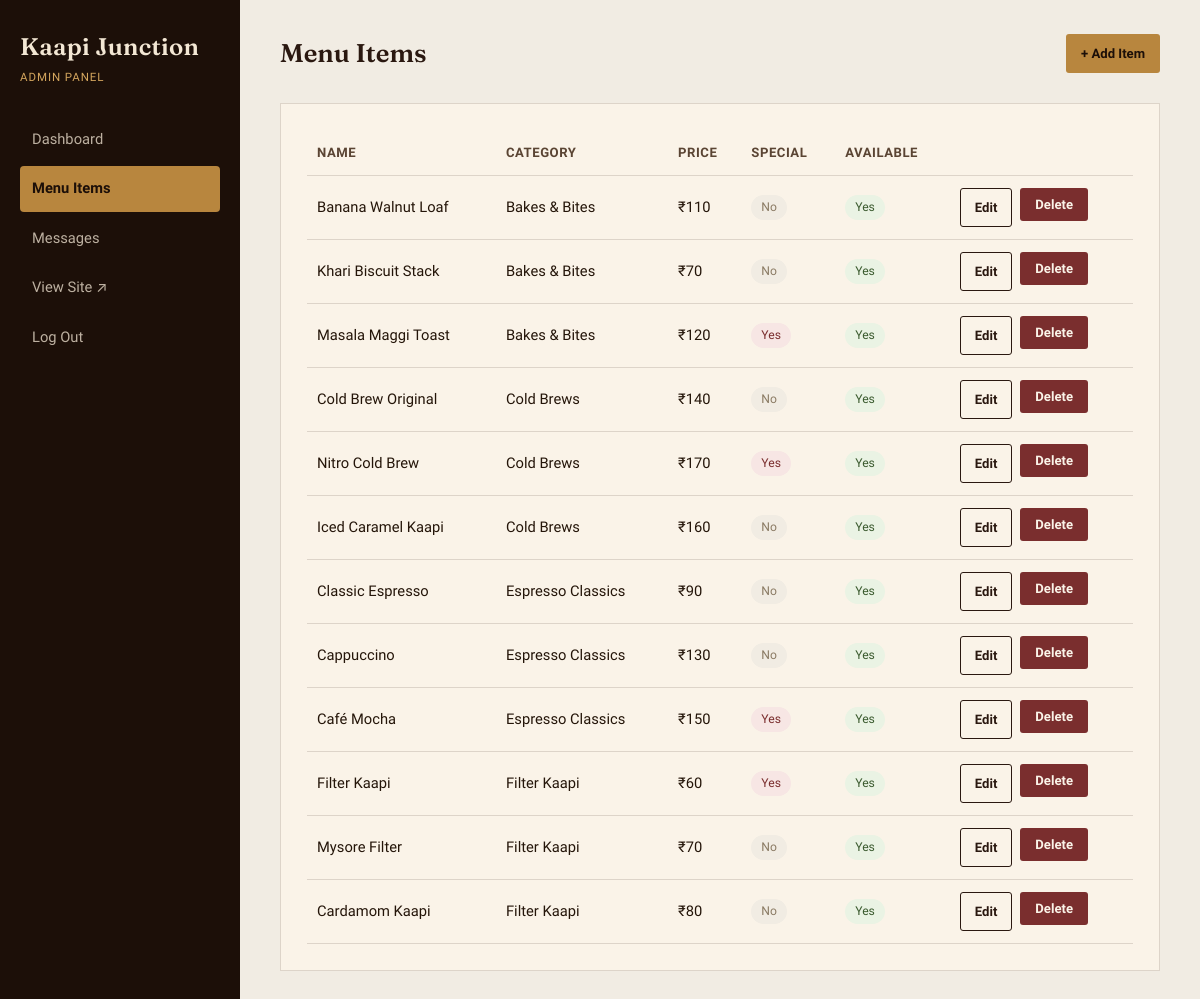
/admin/menu (signed in), run on the app's committed database.
### app.py (models this page shows, shortened)
class MenuItem(db.Model):
    id = db.Column(db.Integer, primary_key=True)
    name = db.Column(db.String(120), nullable=False)
    description = db.Column(db.String(300), default="")
    price = db.Column(db.Float, nullable=False)
    category = db.Column(db.String(60), nullable=False)  # Filter Kaapi / Espresso / Cold Brew / Bakes & Bites
    is_special = db.Column(db.Boolean, default=False)
    is_available = db.Column(db.Boolean, default=True)
    sort_order = db.Column(db.Integer, default=0)

### app.py (the view)
@app.route("/admin/menu")
@admin_required
def admin_menu():
    items = MenuItem.query.order_by(MenuItem.category, MenuItem.sort_order).all()
    log("ADMIN -> menu list viewed")
    return render_template("admin/menu_list.html", items=items)

### app.py (called while the page is built)
def log(msg):
    print(f"[{datetime.now().strftime('%H:%M:%S')}] {msg}")

def admin_required(view):
    @functools.wraps(view)
    def wrapped(*args, **kwargs):
        if not session.get("admin_id"):
            flash("Please log in to continue.", "error")
            return redirect(url_for("admin_login"))
        return view(*args, **kwargs)
    return wrapped

### templates/admin/menu_list.html (shortened to what this page needs)
{% extends "admin/admin_base.html" %}
{% block admin_content %}
<div class="admin-topbar">
  <h1>Menu Items</h1>
  <a href="{{ url_for('admin_menu_add') }}" class="btn btn-primary btn-small">+ Add Item</a>
</div>
<div class="admin-panel">
  {% if items %}
  <table class="admin-table">
    <thead>
      <tr>
        <th>Name</th><th>Category</th><th>Price</th><th>Special</th><th>Available</th><th></th>
      </tr>
    </thead>
    <tbody>
      {% for item in items %}
      <tr>
        <td>{{ item.name }}</td>
        <td>{{ item.category }}</td>
        <td>₹{{ "%.0f"|format(item.price) }}</td>
        <td>{% if item.is_special %}<span class="pill pill-special">Yes</span>{% else %}<span class="pill pill-no">No</span>{% endif %}</td>
        <td>{% if item.is_available %}<span class="pill pill-yes">Yes</span>{% else %}<span class="pill pill-no">No</span>{% endif %}</td>
        <td>
          <div class="table-actions">
            <a href="{{ url_for('admin_menu_edit', item_id=item.id) }}" class="btn btn-outline-dark btn-small">Edit</a>
            <form method="POST" action="{{ url_for('admin_menu_delete', item_id=item.id) }}" data-confirm="Delete '{{ item.name }}'? This can't be undone.">
              <button type="submit" class="btn btn-danger btn-small">Delete</button>
            </form>
          </div>
        </td>
      </tr>
      {% endfor %}
    </tbody>
  </table>
  {% else %}
  <p class="empty-state">No menu items yet. Add your first one to get the menu page live.</p>
  {% endif %}
</div>
{% endblock %}

### static/css/style.css (style rules this page uses)
:root { --espresso: #2A1810; --espresso-deep: #1C0F08; --cream: #F3E7D4; --cream-soft: #FAF3E8; --brass: #B8863E; --brass-light: #D4A65E; --saddle: #7A4620; --maroon: #7A2E2E; --ink: #241509; --ink-soft: #5A4433; --line: rgba(42, 24, 16, 0.14); --font-display: "Fraunces", Georgia, serif; --font-body: "Work Sans", -apple-system, BlinkMacSystemFont, sans-serif; --container: 1140px; }
* { box-sizing: border-box; }
html { scroll-behavior: smooth; }
body { margin: 0; background: var(--cream); color: var(--ink); font-family: var(--font-body); font-size: 16px; line-height: 1.6; }
a { color: inherit; text-decoration: none; }
h1, h2, h3, h4 { font-family: var(--font-display); font-weight: 600; color: var(--espresso); margin: 0 0 0.4em; line-height: 1.15; }
.btn { display: inline-flex; align-items: center; gap: 8px; padding: 13px 26px; border-radius: 3px; border: 1.5px solid transparent; font-family: var(--font-body); font-weight: 600; font-size: 0.95rem; cursor: pointer; transition: transform 0.15s ease, background 0.2s ease, color 0.2s ease, border-color 0.2s ease; }
.btn-primary { background: var(--brass); color: var(--espresso-deep); }
.btn-outline-dark { background: transparent; border-color: var(--espresso); color: var(--espresso); }
.btn-danger { background: var(--maroon); color: var(--cream-soft); }
.btn-small { padding: 8px 14px; font-size: 0.82rem; }
.admin-body { background: #F1ECE3; min-height: 100vh; }
.admin-topbar { display: flex; justify-content: space-between; align-items: center; margin-bottom: 30px; }
.admin-topbar h1 { font-size: 1.6rem; margin: 0; }
.admin-panel { background: var(--cream-soft); border: 1px solid var(--line); padding: 26px; margin-bottom: 30px; }
table.admin-table { width: 100%; border-collapse: collapse; font-size: 0.92rem; }
table.admin-table th, table.admin-table td { text-align: left; padding: 12px 10px; border-bottom: 1px solid var(--line); }
table.admin-table th { color: var(--ink-soft); font-weight: 600; font-size: 0.82rem; text-transform: uppercase; letter-spacing: 0.04em; }
.table-actions { display: flex; gap: 8px; }
.pill { display: inline-block; padding: 3px 10px; border-radius: 999px; font-size: 0.76rem; }
.pill-yes { background: #EAF3E4; color: #3A5A2E; }
.pill-no { background: #F1ECE3; color: #8A7A63; }
.pill-special { background: #F7E6E4; color: #7A2E2E; }

### data on the page
MenuItem: name "Banana Walnut Loaf", category "Bakes & Bites", price "110", is_special "No", is_available "Yes"
MenuItem: name "Khari Biscuit Stack", category "Bakes & Bites", price "70", is_special "No", is_available "Yes"
MenuItem: name "Masala Maggi Toast", category "Bakes & Bites", price "120", is_special "Yes", is_available "Yes"
MenuItem: name "Cold Brew Original", category "Cold Brews", price "140", is_special "No", is_available "Yes"
MenuItem: name "Nitro Cold Brew", category "Cold Brews", price "170", is_special "Yes", is_available "Yes"
MenuItem: name "Iced Caramel Kaapi", category "Cold Brews", price "160", is_special "No", is_available "Yes"
MenuItem: name "Classic Espresso", category "Espresso Classics", price "90", is_special "No", is_available "Yes"
MenuItem: name "Cappuccino", category "Espresso Classics", price "130", is_special "No", is_available "Yes"
MenuItem: name "Café Mocha", category "Espresso Classics", price "150", is_special "Yes", is_available "Yes"
MenuItem: name "Filter Kaapi", category "Filter Kaapi", price "60", is_special "Yes", is_available "Yes"
MenuItem: name "Mysore Filter", category "Filter Kaapi", price "70", is_special "No", is_available "Yes"
MenuItem: name "Cardamom Kaapi", category "Filter Kaapi", price "80", is_special "No", is_available "Yes"
